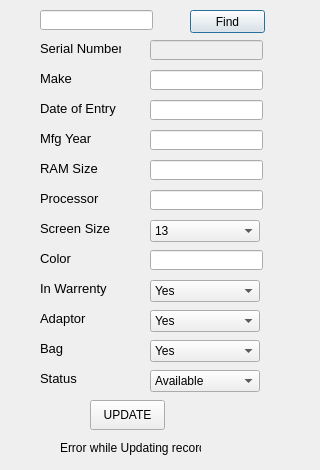
<?xml version="1.0" encoding="UTF-8"?>
<ui version="4.0">
 <class>UpdateLaptop</class>
 <widget class="QDialog" name="UpdateLaptop">
  <property name="windowModality">
   <enum>Qt::WindowModal</enum>
  </property>
  <property name="geometry">
   <rect>
    <x>0</x>
    <y>0</y>
    <width>320</width>
    <height>470</height>
   </rect>
  </property>
  <property name="windowTitle">
   <string>Update Laptop</string>
  </property>
  <widget class="QLineEdit" name="txtSerialNoFind">
   <property name="geometry">
    <rect>
     <x>40</x>
     <y>10</y>
     <width>113</width>
     <height>20</height>
    </rect>
   </property>
  </widget>
  <widget class="QPushButton" name="btnFind">
   <property name="geometry">
    <rect>
     <x>190</x>
     <y>10</y>
     <width>75</width>
     <height>23</height>
    </rect>
   </property>
   <property name="text">
    <string>Find</string>
   </property>
  </widget>
  <widget class="QLabel" name="lblAdaptor">
   <property name="geometry">
    <rect>
     <x>40</x>
     <y>310</y>
     <width>81</width>
     <height>16</height>
    </rect>
   </property>
   <property name="font">
    <font>
     <pointsize>10</pointsize>
    </font>
   </property>
   <property name="text">
    <string>Adaptor</string>
   </property>
  </widget>
  <widget class="QLabel" name="lblMake">
   <property name="geometry">
    <rect>
     <x>40</x>
     <y>70</y>
     <width>81</width>
     <height>16</height>
    </rect>
   </property>
   <property name="font">
    <font>
     <pointsize>10</pointsize>
    </font>
   </property>
   <property name="text">
    <string>Make</string>
   </property>
  </widget>
  <widget class="QLabel" name="lblRamSize">
   <property name="geometry">
    <rect>
     <x>40</x>
     <y>160</y>
     <width>81</width>
     <height>16</height>
    </rect>
   </property>
   <property name="font">
    <font>
     <pointsize>10</pointsize>
    </font>
   </property>
   <property name="text">
    <string>RAM Size</string>
   </property>
  </widget>
  <widget class="QLabel" name="lblProcessor">
   <property name="geometry">
    <rect>
     <x>40</x>
     <y>190</y>
     <width>81</width>
     <height>16</height>
    </rect>
   </property>
   <property name="font">
    <font>
     <pointsize>10</pointsize>
    </font>
   </property>
   <property name="text">
    <string>Processor</string>
   </property>
  </widget>
  <widget class="QComboBox" name="cmbAdaptor">
   <property name="geometry">
    <rect>
     <x>150</x>
     <y>310</y>
     <width>110</width>
     <height>22</height>
    </rect>
   </property>
   <item>
    <property name="text">
     <string>Yes</string>
    </property>
   </item>
   <item>
    <property name="text">
     <string>No</string>
    </property>
   </item>
  </widget>
  <widget class="QLabel" name="lblBag">
   <property name="geometry">
    <rect>
     <x>40</x>
     <y>340</y>
     <width>81</width>
     <height>16</height>
    </rect>
   </property>
   <property name="font">
    <font>
     <pointsize>10</pointsize>
    </font>
   </property>
   <property name="text">
    <string>Bag</string>
   </property>
  </widget>
  <widget class="QLineEdit" name="txtDOE">
   <property name="geometry">
    <rect>
     <x>150</x>
     <y>100</y>
     <width>113</width>
     <height>20</height>
    </rect>
   </property>
   <property name="font">
    <font>
     <pointsize>10</pointsize>
    </font>
   </property>
  </widget>
  <widget class="QLineEdit" name="txtProcessor">
   <property name="geometry">
    <rect>
     <x>150</x>
     <y>190</y>
     <width>113</width>
     <height>20</height>
    </rect>
   </property>
   <property name="font">
    <font>
     <pointsize>10</pointsize>
    </font>
   </property>
  </widget>
  <widget class="QLabel" name="lblInWarrenty">
   <property name="geometry">
    <rect>
     <x>40</x>
     <y>280</y>
     <width>81</width>
     <height>16</height>
    </rect>
   </property>
   <property name="font">
    <font>
     <pointsize>10</pointsize>
    </font>
   </property>
   <property name="text">
    <string>In Warrenty</string>
   </property>
  </widget>
  <widget class="QLabel" name="lblMfgYear">
   <property name="geometry">
    <rect>
     <x>40</x>
     <y>130</y>
     <width>81</width>
     <height>16</height>
    </rect>
   </property>
   <property name="font">
    <font>
     <pointsize>10</pointsize>
    </font>
   </property>
   <property name="text">
    <string>Mfg Year</string>
   </property>
  </widget>
  <widget class="QLineEdit" name="txtColor">
   <property name="geometry">
    <rect>
     <x>150</x>
     <y>250</y>
     <width>113</width>
     <height>20</height>
    </rect>
   </property>
   <property name="font">
    <font>
     <pointsize>10</pointsize>
    </font>
   </property>
  </widget>
  <widget class="QLabel" name="lblColor">
   <property name="geometry">
    <rect>
     <x>40</x>
     <y>250</y>
     <width>81</width>
     <height>16</height>
    </rect>
   </property>
   <property name="font">
    <font>
     <pointsize>10</pointsize>
    </font>
   </property>
   <property name="text">
    <string>Color</string>
   </property>
  </widget>
  <widget class="QLineEdit" name="txtMake">
   <property name="geometry">
    <rect>
     <x>150</x>
     <y>70</y>
     <width>113</width>
     <height>20</height>
    </rect>
   </property>
   <property name="font">
    <font>
     <pointsize>10</pointsize>
    </font>
   </property>
  </widget>
  <widget class="QComboBox" name="cmbStatus">
   <property name="geometry">
    <rect>
     <x>150</x>
     <y>370</y>
     <width>110</width>
     <height>22</height>
    </rect>
   </property>
   <item>
    <property name="text">
     <string>Available</string>
    </property>
   </item>
   <item>
    <property name="text">
     <string>Out of Order</string>
    </property>
   </item>
   <item>
    <property name="text">
     <string>In Use</string>
    </property>
   </item>
  </widget>
  <widget class="QLineEdit" name="txtRAMsize">
   <property name="geometry">
    <rect>
     <x>150</x>
     <y>160</y>
     <width>113</width>
     <height>20</height>
    </rect>
   </property>
   <property name="font">
    <font>
     <pointsize>10</pointsize>
    </font>
   </property>
  </widget>
  <widget class="QLabel" name="lblSerialNo">
   <property name="geometry">
    <rect>
     <x>40</x>
     <y>40</y>
     <width>81</width>
     <height>16</height>
    </rect>
   </property>
   <property name="font">
    <font>
     <pointsize>10</pointsize>
    </font>
   </property>
   <property name="text">
    <string>Serial Number</string>
   </property>
  </widget>
  <widget class="QLineEdit" name="txtMfgYear">
   <property name="geometry">
    <rect>
     <x>150</x>
     <y>130</y>
     <width>113</width>
     <height>20</height>
    </rect>
   </property>
   <property name="font">
    <font>
     <pointsize>10</pointsize>
    </font>
   </property>
  </widget>
  <widget class="QComboBox" name="cmbBag">
   <property name="geometry">
    <rect>
     <x>150</x>
     <y>340</y>
     <width>110</width>
     <height>22</height>
    </rect>
   </property>
   <item>
    <property name="text">
     <string>Yes</string>
    </property>
   </item>
   <item>
    <property name="text">
     <string>No</string>
    </property>
   </item>
  </widget>
  <widget class="QLabel" name="lblDOE">
   <property name="geometry">
    <rect>
     <x>40</x>
     <y>100</y>
     <width>81</width>
     <height>16</height>
    </rect>
   </property>
   <property name="font">
    <font>
     <pointsize>10</pointsize>
    </font>
   </property>
   <property name="text">
    <string>Date of Entry</string>
   </property>
  </widget>
  <widget class="QLabel" name="lblScreensize">
   <property name="geometry">
    <rect>
     <x>40</x>
     <y>220</y>
     <width>81</width>
     <height>16</height>
    </rect>
   </property>
   <property name="font">
    <font>
     <pointsize>10</pointsize>
    </font>
   </property>
   <property name="text">
    <string>Screen Size</string>
   </property>
  </widget>
  <widget class="QComboBox" name="cmbScreensize">
   <property name="geometry">
    <rect>
     <x>150</x>
     <y>220</y>
     <width>110</width>
     <height>22</height>
    </rect>
   </property>
   <item>
    <property name="text">
     <string>13</string>
    </property>
   </item>
   <item>
    <property name="text">
     <string>13.5</string>
    </property>
   </item>
   <item>
    <property name="text">
     <string>14</string>
    </property>
   </item>
   <item>
    <property name="text">
     <string>14.5</string>
    </property>
   </item>
   <item>
    <property name="text">
     <string>15</string>
    </property>
   </item>
   <item>
    <property name="text">
     <string>15.5</string>
    </property>
   </item>
  </widget>
  <widget class="QLineEdit" name="txtSerialNo">
   <property name="enabled">
    <bool>false</bool>
   </property>
   <property name="geometry">
    <rect>
     <x>150</x>
     <y>40</y>
     <width>113</width>
     <height>20</height>
    </rect>
   </property>
   <property name="font">
    <font>
     <pointsize>10</pointsize>
    </font>
   </property>
   <property name="autoFillBackground">
    <bool>true</bool>
   </property>
  </widget>
  <widget class="QLabel" name="lblStatus">
   <property name="geometry">
    <rect>
     <x>40</x>
     <y>370</y>
     <width>81</width>
     <height>16</height>
    </rect>
   </property>
   <property name="font">
    <font>
     <pointsize>10</pointsize>
    </font>
   </property>
   <property name="text">
    <string>Status</string>
   </property>
  </widget>
  <widget class="QComboBox" name="cmbInWarrenty">
   <property name="geometry">
    <rect>
     <x>150</x>
     <y>280</y>
     <width>110</width>
     <height>22</height>
    </rect>
   </property>
   <item>
    <property name="text">
     <string>Yes</string>
    </property>
   </item>
   <item>
    <property name="text">
     <string>No</string>
    </property>
   </item>
  </widget>
  <widget class="QPushButton" name="pushButton">
   <property name="geometry">
    <rect>
     <x>90</x>
     <y>400</y>
     <width>75</width>
     <height>30</height>
    </rect>
   </property>
   <property name="text">
    <string>UPDATE</string>
   </property>
  </widget>
  <widget class="QLabel" name="lblInfo">
   <property name="geometry">
    <rect>
     <x>60</x>
     <y>440</y>
     <width>141</width>
     <height>16</height>
    </rect>
   </property>
   <property name="text">
    <string>Error while Updating records</string>
   </property>
  </widget>
 </widget>
 <resources/>
 <connections/>
</ui>
